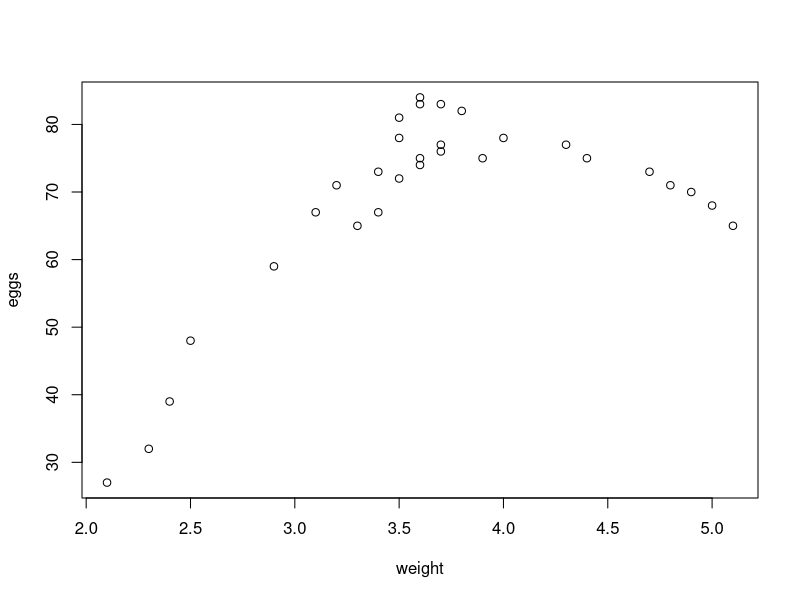

Here is the R script that generated this plot:
eggs=c(27,32,39,48,59,67,71,65,73,67,78,72,81,74,83,75,84,77,83,76,82,75,78,77,75,73,71,70,68,65)
weight=c(2.1,2.3,2.4,2.5,2.9,3.1,3.2,3.3,3.4,3.4,3.5,3.5,3.5,3.6,3.6,3.6,3.6,3.7,3.7,3.7,3.8,3.9,4.0,4.3,4.4,4.7,4.8,4.9,5.0,5.1)
 plot(weight,eggs)
 #  correlation coefficient
 cor(eggs,weight)
 
 
